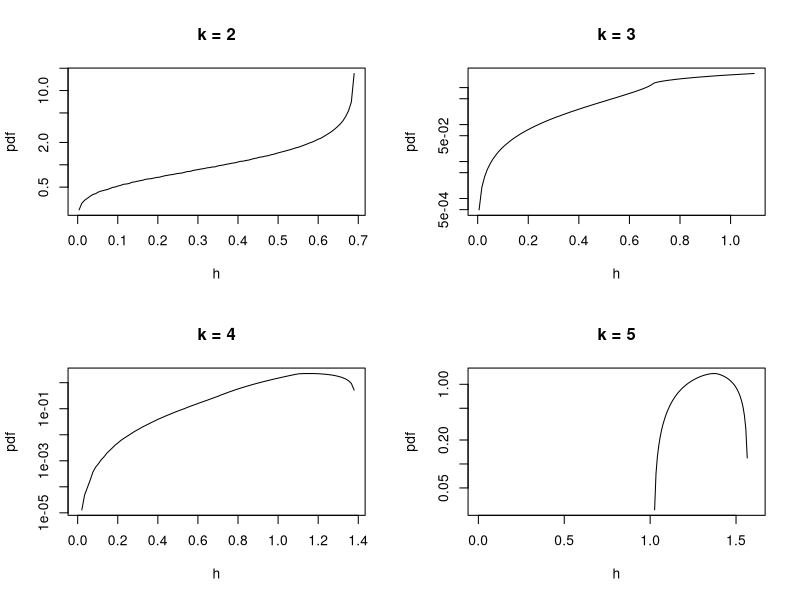

Reproduce this figure in R.

t2 <- read.table("entropy-approximation-2.csv")
t3 <- read.table("entropy-approximation-3.csv")
t4 <- read.table("entropy-approximation-4.csv")
t5 <- read.table("entropy-approximation-5.csv")

par(mfrow=c(2,2))
plot(t2, type="l", log="y", xlab="h", ylab="pdf", main="k = 2")
plot(t3, type="l", log="y", xlab="h", ylab="pdf", main="k = 3")
plot(t4, type="l", log="y", xlab="h", ylab="pdf", main="k = 4")
plot(t5, type="l", log="y", xlab="h", ylab="pdf", main="k = 5")
